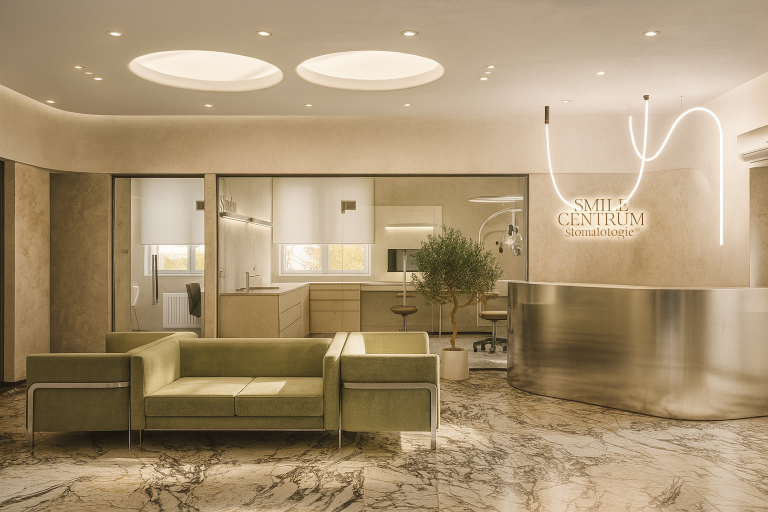
#> input picture portfolio/1 Коммерческий дизайн/Визуализации/ChatGPT Image 11 июл. 2025 г., 15_37_24.png, 1536 x 1024 px (shown at 1/2 size); its folder holds 3 pictures in this run
$ python build_media.py
#> lines starting #> are read from the running program, lines starting #| are printed output that depends on the picture
"""
Builds web-ready media for the site from the "Портфолио" folder.

  Портфолио/
    1 Коммерческий дизайн/  Визуализации, Видео, Планировки, Рабочие чертежи
    2 Жилые интерьеры/      ...same
    3 Архитектура/          ...same
    _Обо мне/               Olga_Lavreka_.jpg (portrait photo), 1.mp4 (live portrait)
    Превью/                 background video for the first screen (first video file is used)
    _Дубликаты/             ignored

Outputs media/<section>/<type>/... and media/manifest.js (read by the site).
Source files are never modified. Files in media/ that no longer have a source are removed.
Re-run after adding or removing files:  python tools/build_media.py
Requires: Pillow, ffmpeg/ffprobe in PATH.
"""
import json
import os
import re
import subprocess
from concurrent.futures import ThreadPoolExecutor
from PIL import Image

Image.MAX_IMAGE_PIXELS = None
ROOT = os.path.dirname(os.path.dirname(os.path.abspath(__file__)))
SRC = next((os.path.join(ROOT, n) for n in ("Портфолио", "portfolio", "Portfolio")
            if os.path.isdir(os.path.join(ROOT, n))), os.path.join(ROOT, "portfolio"))
OUT = os.path.join(ROOT, "media")

# folder name (without the leading number) -> (key, title shown on the site)
SECTIONS = {
    "Коммерческий дизайн": ("commercial", "Коммерческий дизайн"),
    "Жилые интерьеры": ("residential", "Жилые интерьеры"),
    "Архитектура": ("architecture", "Архитектура"),
}
TYPES = {  # folder -> (key, full-size long edge)
    "Визуализации": ("viz", 2000),
    "Видео": ("video", 1280),
    "Планировки": ("plan", 2400),
    "Рабочие чертежи": ("draw", 2600),
}
IMAGE_EXT = {".jpg", ".jpeg", ".png", ".webp", ".tif", ".tiff", ".bmp"}
VIDEO_EXT = {".mp4", ".mov", ".m4v", ".webm", ".avi"}
PREVIEW_FOLDERS = {"превью", "первью", "preview"}
THUMB_W = 760
THUMB_SM_W = 420   # extra small thumbnail for phones (srcset)
VIDEO_GRID_W = 640  # облегчённая копия ролика для плитки в сетке
HERO_VARIANTS = [(1600, 22), (1100, 24), (700, 27)]  # (long edge, crf) for the first-screen video
THUMB_MAX_H = 1100  # very tall sheets get a top crop for the grid

TRANSLIT = dict(zip("абвгдеёжзийклмнопрстуфхцчшщъыьэюя",
    ["a","b","v","g","d","e","e","zh","z","i","y","k","l","m","n","o","p","r","s","t","u","f","h","ts","ch","sh","sch","","y","","e","yu","ya"]))

produced = set()


def slug(name):
    base = os.path.splitext(name)[0].lower().replace("grok-video-", "v-")
    base = "".join(TRANSLIT.get(c, c) for c in base)
    base = re.sub(r"[^a-z0-9]+", "-", base).strip("-") or "item"
    return base[:40].strip("-")


def unique_name(name, used):
#> called with name = 'chatgpt-image-11-iyul-2025-g-15-37-24'
    n, i = name, 2
    while n in used:
        n, i = f"{name}-{i}", i + 1
    used.add(n)
    return n


def rel(path):
    return os.path.relpath(path, ROOT).replace(os.sep, "/")


def build_image(src, dst_dir, name, full_edge):
#> called with dst_dir = 'media/commercial/viz', name = 'chatgpt-image-11-iyul-2025-g-15-37-24', full_edge = 2000
    os.makedirs(dst_dir, exist_ok=True)
    full_path = os.path.join(dst_dir, f"{name}.webp")
    thumb_path = os.path.join(dst_dir, f"{name}-thumb.webp")
    small_path = os.path.join(dst_dir, f"{name}-sm.webp")
    produced.update({full_path, thumb_path, small_path})
    fresh = all(os.path.exists(p) and os.path.getmtime(p) >= os.path.getmtime(src)
                for p in (full_path, thumb_path, small_path))

    if fresh:
        with Image.open(full_path) as f, Image.open(thumb_path) as t:
            fw, fh, tw, th = *f.size, *t.size
    else:
        im = Image.open(src).convert("RGB")
#> im is the input picture: PIL image 1536x1024 RGB; mean R, G, B 167.3, 146.8, 114.7
        w, h = im.size
#> w = 1536; h = 1024
        full = im.copy()
        if w >= h:
            full.thumbnail((full_edge, 16000), Image.LANCZOS)
        else:
            full.thumbnail((16000, full_edge), Image.LANCZOS)
            if full.width > full_edge:
                full.thumbnail((full_edge, 16000), Image.LANCZOS)
        full.save(full_path, "WEBP", quality=82, method=6)
        tw = min(THUMB_W, w)
#> tw = 760
        thumb = im.resize((tw, round(h * tw / w)), Image.LANCZOS)
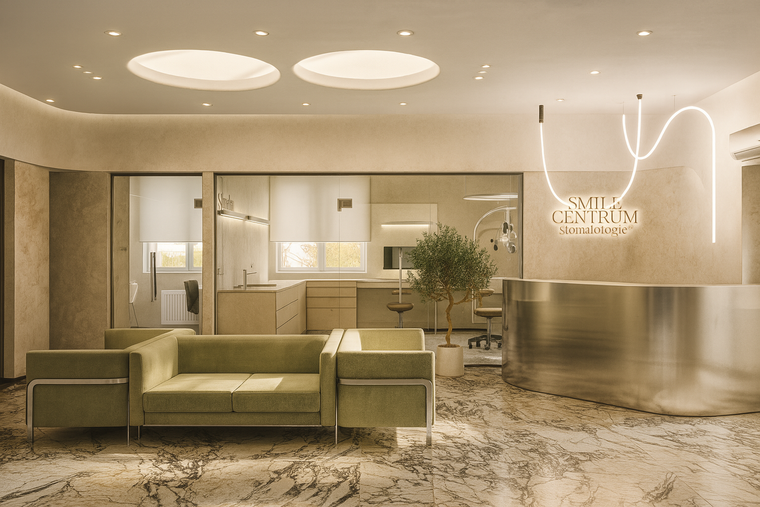
#> thumb: PIL image 760x507 RGB; mean R, G, B 167.3, 146.7, 114.7
        if thumb.height > THUMB_MAX_H:
            thumb = thumb.crop((0, 0, tw, THUMB_MAX_H))
        thumb.save(thumb_path, "WEBP", quality=78, method=6)
        sw = min(THUMB_SM_W, thumb.width)
#> sw = 420
        thumb.resize((sw, round(thumb.height * sw / thumb.width)), Image.LANCZOS)              .save(small_path, "WEBP", quality=72, method=6)
        fw, fh, tw, th = *full.size, *thumb.size
#> fw = 1536; fh = 1024; th = 507
    return {"src": rel(full_path), "thumb": rel(thumb_path), "small": rel(small_path),
            "w": tw, "h": th, "fw": fw, "fh": fh}


# [34 lines left out: functions probe, build_video, not called in this run]


def strip_number(folder):
    return re.sub(r"^\s*\d+[\s._-]*", "", folder).strip()


def main():
    sections = []
    hero = None
    for folder in sorted(os.listdir(SRC)):
        path = os.path.join(SRC, folder)
        if folder.startswith("_") or not os.path.isdir(path):
            continue
        name = strip_number(folder)
        if name.lower() in PREVIEW_FOLDERS:
            videos = [f for f in sorted(os.listdir(path)) if os.path.splitext(f)[1].lower() in VIDEO_EXT]
            if videos:
                src_video = os.path.join(path, videos[0])
                hero_dir = os.path.join(OUT, "hero")
                variants = []
                for edge, crf in HERO_VARIANTS:
                    v = build_video(src_video, hero_dir, f"preview-{edge}", edge, crf, fps=None)
                    os.remove(os.path.join(hero_dir, f"preview-{edge}.webp"))  # poster made separately
                    produced.discard(os.path.join(hero_dir, f"preview-{edge}.webp"))
                    variants.append({"src": v["src"], "w": v["w"], "h": v["h"],
                                     "size": os.path.getsize(os.path.join(ROOT, v["src"]))})
                    print("hero variant:", v["w"], "x", v["h"], round(variants[-1]["size"] / 1e6, 1), "MB")
                poster = os.path.join(hero_dir, "preview-poster.webp")
                produced.add(poster)
                if not os.path.exists(poster):
                    png = subprocess.run(["ffmpeg", "-v", "error", "-ss", "2", "-i", src_video,
                                          "-frames:v", "1", "-vf", "scale=1600:-2",
                                          "-f", "image2pipe", "-vcodec", "png", "-"],
                                         capture_output=True).stdout
                    tmp = poster + ".png"
                    with open(tmp, "wb") as fh:
                        fh.write(png)
                    Image.open(tmp).convert("RGB").save(poster, "WEBP", quality=72, method=6)
                    os.remove(tmp)
                hero = {"variants": variants, "poster": rel(poster)}
            continue
        key, title = SECTIONS.get(name, (slug(name), name))
        items = {k: [] for k, _ in TYPES.values()}
        for tfolder, (tkey, edge) in TYPES.items():
            tpath = os.path.join(path, tfolder)
            if not os.path.isdir(tpath):
                continue
            used, jobs = set(), []
            for f in sorted(os.listdir(tpath), key=str.lower):
                ext = os.path.splitext(f)[1].lower()
                if (tkey == "video") != (ext in VIDEO_EXT) or ext not in IMAGE_EXT | VIDEO_EXT:
                    continue
                jobs.append((os.path.join(tpath, f), unique_name(slug(f), used)))
            dst = os.path.join(OUT, key, tkey)
            if tkey == "video":
                # [9 lines left out: function build_pair, not called in this run]
                with ThreadPoolExecutor(3) as ex:
                    items[tkey] = list(ex.map(build_pair, jobs))
            else:
                with ThreadPoolExecutor(6) as ex:
                    items[tkey] = list(ex.map(lambda j: build_image(j[0], dst, j[1], edge), jobs))
#> call 2 of build_image, with dst_dir = 'media/commercial/viz', name = 'chatgpt-image-12-iyul-2025-g-09-16-49', full_edge = 2000
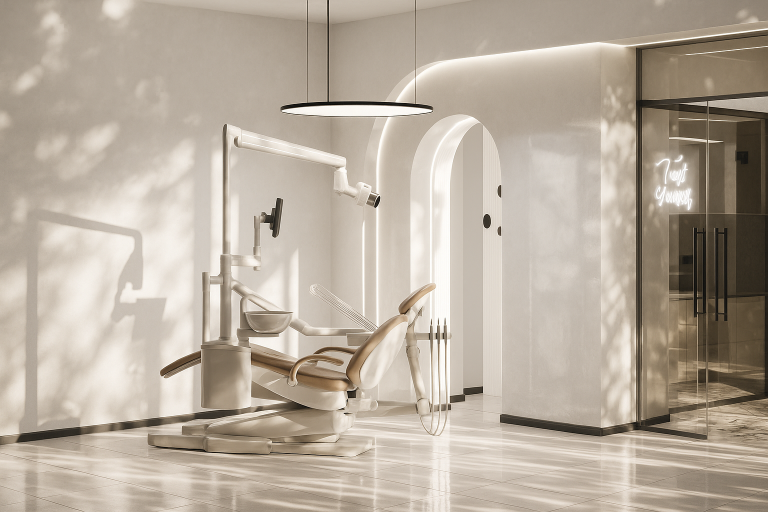
#> input picture portfolio/1 Коммерческий дизайн/Визуализации/ChatGPT Image 12 июл. 2025 г., 09_16_49.png, 1536 x 1024 px (shown at 1/2 size)
#> in build_image, im is the input picture: PIL image 1536x1024 RGB; mean R, G, B 183.3, 172, 157.8
#> in build_image (call 2), `thumb = im.resize((tw, round(h * tw / w)), Image.LANCZOS)`:
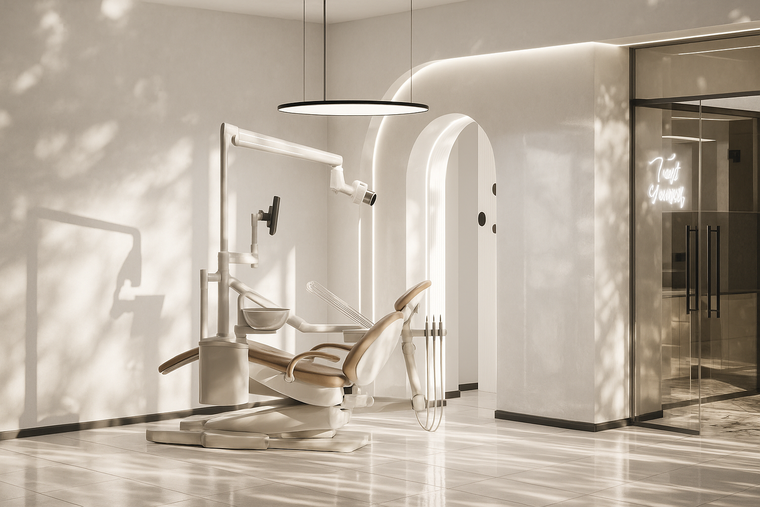
#> thumb: PIL image 760x507 RGB; mean R, G, B 183.3, 172, 157.8
#> in build_image (call 2), `thumb.resize((sw, round(thumb.height * sw / thumb.width)), Image.LANCZ..`:
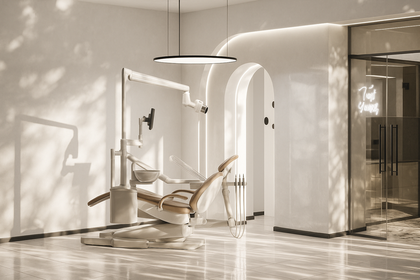
#> saved as chatgpt-image-12-iyul-2025-g-09-16-49-sm.webp: PIL image 420x280 RGB; mean R, G, B 183.3, 172, 157.8
#> call 3 of build_image, with dst_dir = 'media/commercial/viz', name = 'chatgpt-image-12-iyul-2025-g-09-17-29', full_edge = 2000
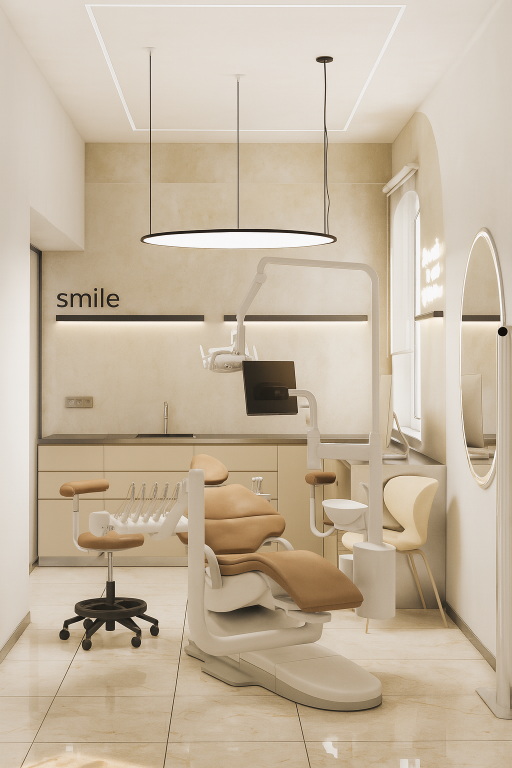
#> input picture portfolio/1 Коммерческий дизайн/Визуализации/ChatGPT Image 12 июл. 2025 г., 09_17_29.png, 1024 x 1536 px (shown at 1/2 size)
#> in build_image, im is the input picture: PIL image 1024x1536 RGB; mean R, G, B 197.2, 182, 160.8
#> in build_image (call 3), `thumb = im.resize((tw, round(h * tw / w)), Image.LANCZOS)`:
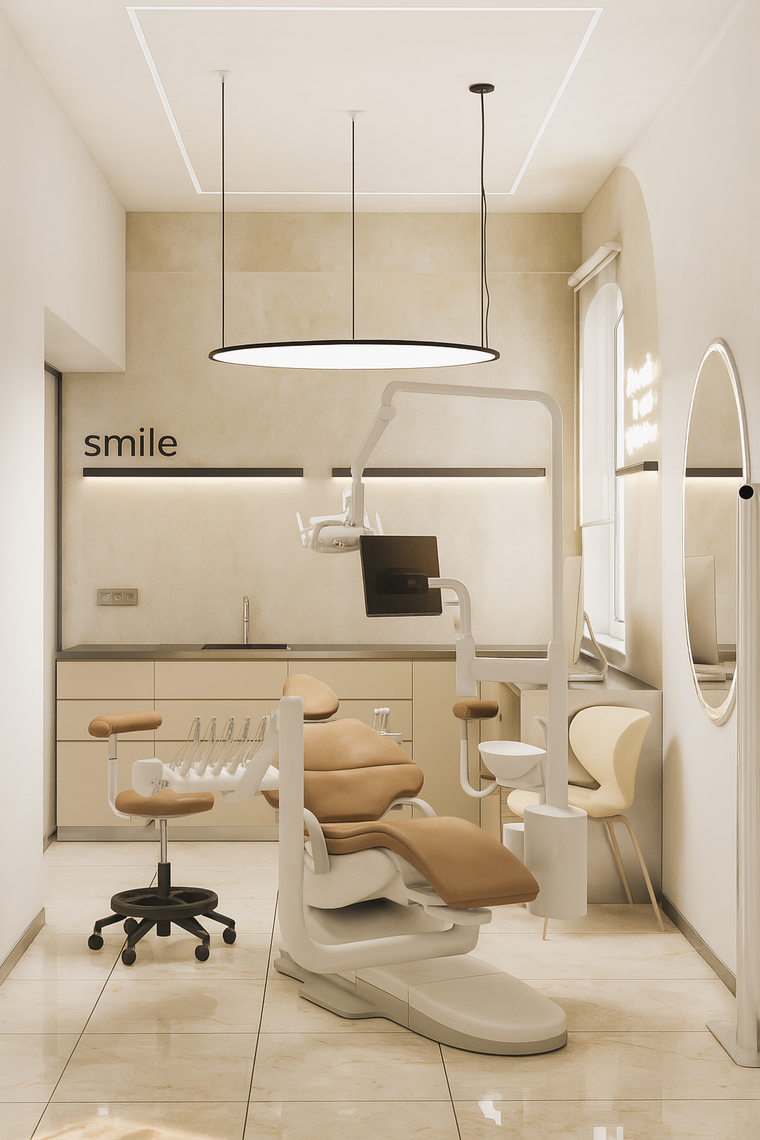
#> thumb: PIL image 760x1140 RGB; mean R, G, B 197.2, 182, 160.8
#> in build_image (call 3), `thumb = thumb.crop((0, 0, tw, THUMB_MAX_H))`:
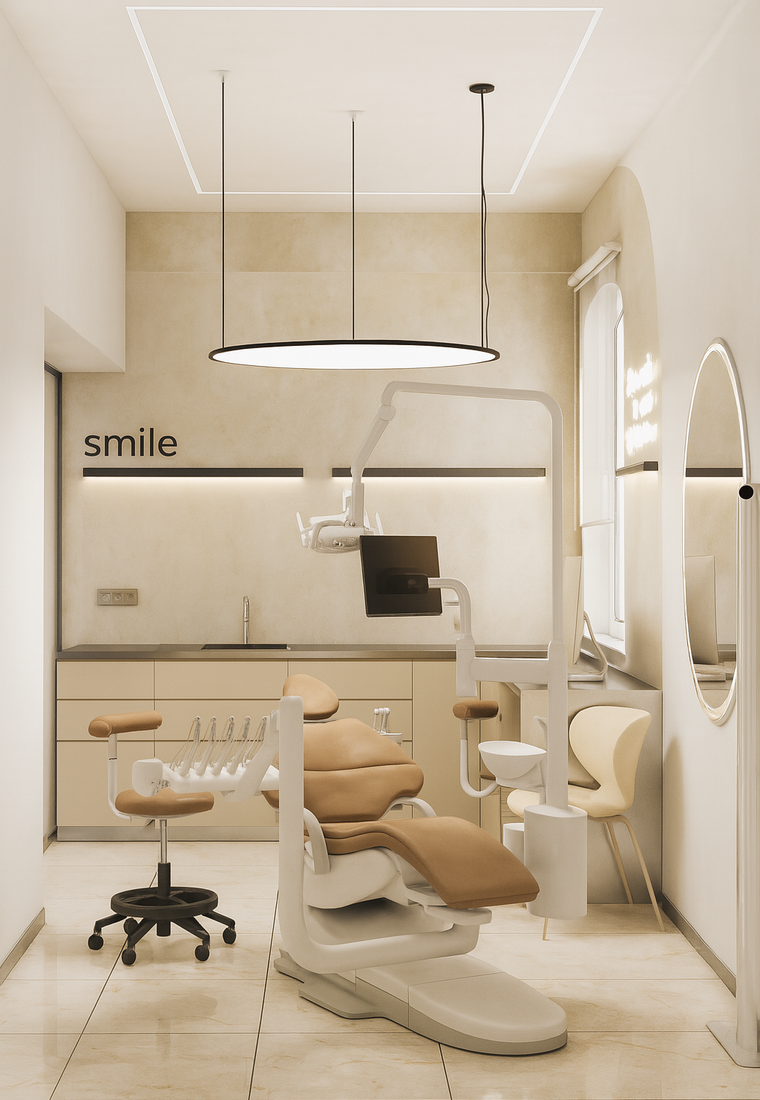
#> thumb: PIL image 760x1100 RGB; mean R, G, B 197.1, 182.1, 161
        sections.append({"key": key, "title": title, "items": items})
        print(title, {k: len(v) for k, v in items.items()})
#| Коммерческий дизайн {'viz': 3, 'video': 0, 'plan': 0, 'draw': 0}

    about_src = os.path.join(SRC, "_Обо мне")
    about = {}
    for f in sorted(os.listdir(about_src)) if os.path.isdir(about_src) else []:
        ext = os.path.splitext(f)[1].lower()
        if ext in IMAGE_EXT and "photo" not in about:
            about["photo"] = build_image(os.path.join(about_src, f), os.path.join(OUT, "about"), "olga", 1400)
        elif ext in VIDEO_EXT and "video" not in about:
            about["video"] = build_video(os.path.join(about_src, f), os.path.join(OUT, "about"), "olga-live", 960, 22)

    manifest_path = os.path.join(OUT, "manifest.js")
    produced.add(manifest_path)
    with open(manifest_path, "w", encoding="utf-8") as fh:
        fh.write("/* generated by tools/build_media.py, do not edit */\n")
        fh.write("window.OLLINE_MEDIA = " + json.dumps({"sections": sections, "about": about, "hero": hero},
                                                       ensure_ascii=False, indent=1) + ";\n")

    # remove outputs whose source is gone
    removed = 0
    for root, _, files in os.walk(OUT, topdown=False):
        for f in files:
            p = os.path.join(root, f)
            if p not in produced:
                os.remove(p); removed += 1
        if root != OUT and not os.listdir(root):
            os.rmdir(root)
    print("stale files removed:", removed)


if __name__ == "__main__":
#> (the run stopped early here; a loop or call above may not have finished)
